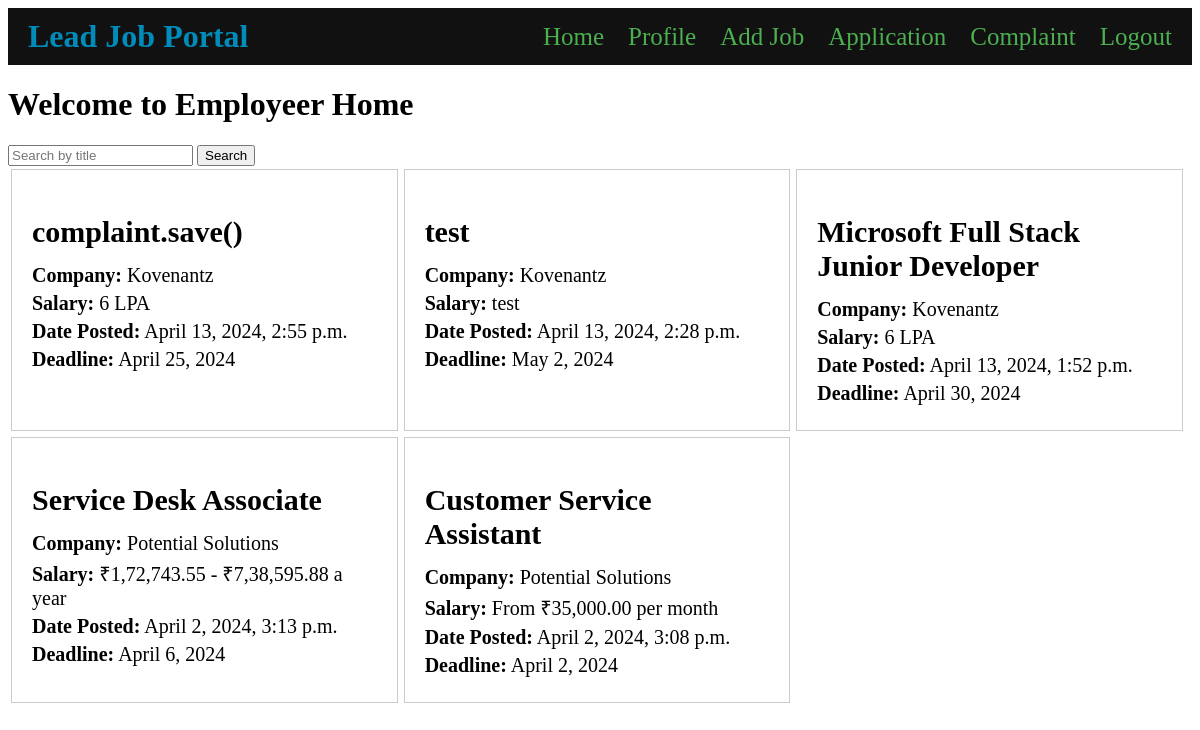
Screenshot of /home1/ (signed in) with the database file from the repository.
### employeer/models.py (models this page shows, shortened)
class Job(models.Model):
    company_name = models.ForeignKey(Company, on_delete=models.CASCADE)
    user = models.ForeignKey(User, on_delete=models.CASCADE, null=True, blank=True)
    user_email = models.EmailField(blank=True)
    title = models.CharField(max_length=100)
    description = models.TextField()
    required_qualifications = models.TextField()
    desired_qualifications = models.TextField()
    responsibilities = models.TextField()
    application_deadline = models.DateField()
    salary_range = models.CharField(max_length=100)
    location = models.CharField(max_length=100)
    date_added = models.DateTimeField(default=timezone.now)
    employment_type = models.CharField(max_length=20, choices=[('work_from_home', 'Work From Home'), ('work_from_office', 'Work From Office'), ('hybrid', 'Hybrid')])
    company_benefits = models.TextField()
    how_to_apply = models.TextField()
    other_information = models.TextField()
    industry_type = [
        ('IT', 'Information Technology'),
        ('Healthcare', 'Healthcare'),
        ('Finance', 'Finance'),
        ('Education', 'Education'),
        ('Manufacturing', 'Manufacturing'),
    ]
    industry = models.CharField(max_length=20, choices=industry_type,default='IT')

### users/models.py (models this page shows)
class Company(models.Model):
    user = models.OneToOneField(User, on_delete=models.CASCADE)
    company_name = models.CharField(max_length=100, blank=True)
    company_website = models.URLField(blank=True)
    DESIGNATION_CHOICES = [
        ('hr', 'HR'),
        ('manager', 'Manager'),
        ('ceo', 'CEO')
    ]
    designation = models.CharField(max_length=20, choices=DESIGNATION_CHOICES, default='hr')
    def __str__(self):
        return self.company_name

### users/views.py (the view)
# urls.py: path('home1/', views.home1, name='home1'),
def home1(request):
    job_listings = Job.objects.filter().order_by('-id')
    return render(request,'users/home.html',{'job_listings': job_listings})

### users/templates/users/home.html (shortened to what this page needs)
{% include 'users/navbar.html' %}
<!DOCTYPE html>
<html lang="en">
<head>
</head>
<body>
    <h1>Welcome to Employeer Home</h1>
    <form method="GET" action="{% url 'home' %}">
        <input type="text" name="search" placeholder="Search by title">
        <button type="submit">Search</button>
    </form>
    <div class="job-listing-container">
        {% for job in job_listings %}
        <div class="job-listing">
            <h2>{{ job.title }}</h2>
            <p><strong>Company:</strong> {{ job.company_name }}</p>
            <p><strong>Salary:</strong> {{ job.salary_range }}</p>
            <p><strong>Date Posted:</strong> {{ job.date_added }}</p>
            <p><strong>Deadline:</strong> {{ job.application_deadline }}</p>
        </div>
        {% empty %}
        <p>No job listings available.</p>
        {% endfor %}
    </div>
</body>
</html>

### users/templates/users/home.html (style rules this page uses)
.job-listing-container { display: flex; flex-wrap: wrap; }
.job-listing { width: calc(33.33% - 50px); border: 1px solid #ccc; margin: 3px; padding: 20px; }
.job-listing h2 { font-size: 30px; margin-bottom: 15px; }
.job-listing p { margin: 5px 0; font-size: 20px; }

### rows the page displays
Job: title "complaint.save()", company_name "Kovenantz", salary_range "6 LPA", date_added "April 13, 2024, 2:55 p.m.", application_deadline "April 25, 2024"
Job: title "test", company_name "Kovenantz", salary_range "test", date_added "April 13, 2024, 2:28 p.m.", application_deadline "May 2, 2024"
Job: title "Microsoft Full Stack Junior Developer", company_name "Kovenantz", salary_range "6 LPA", date_added "April 13, 2024, 1:52 p.m.", application_deadline "April 30, 2024"
Job: title "Service Desk Associate", company_name "Potential Solutions", salary_range "₹1,72,743.55 - ₹7,38,595.88 a year", date_added "April 2, 2024, 3:13 p.m.", application_deadline "April 6, 2024"
Job: title "Customer Service Assistant", company_name "Potential Solutions", salary_range "From ₹35,000.00 per month", date_added "April 2, 2024, 3:08 p.m.", application_deadline "April 2, 2024"
